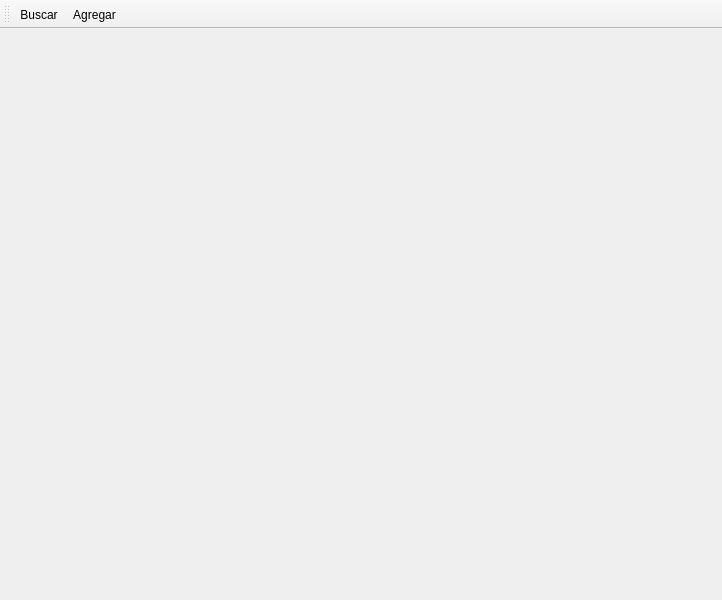
<?xml version="1.0" encoding="UTF-8"?>
<ui version="4.0">
 <class>MainWindow</class>
 <widget class="QMainWindow" name="MainWindow">
  <property name="geometry">
   <rect>
    <x>0</x>
    <y>0</y>
    <width>722</width>
    <height>600</height>
   </rect>
  </property>
  <property name="windowTitle">
   <string>MainWindow</string>
  </property>
  <widget class="QWidget" name="centralwidget"/>
  <widget class="QToolBar" name="toolBar">
   <property name="windowTitle">
    <string>Barra de Herramientas</string>
   </property>
   <property name="floatable">
    <bool>false</bool>
   </property>
   <attribute name="toolBarArea">
    <enum>TopToolBarArea</enum>
   </attribute>
   <attribute name="toolBarBreak">
    <bool>false</bool>
   </attribute>
   <addaction name="searchAction"/>
   <addaction name="addPatientAction"/>
  </widget>
  <action name="addPatientAction">
   <property name="text">
    <string>Agregar</string>
   </property>
  </action>
  <action name="searchAction">
   <property name="text">
    <string>Buscar</string>
   </property>
  </action>
 </widget>
 <resources/>
 <connections/>
</ui>
